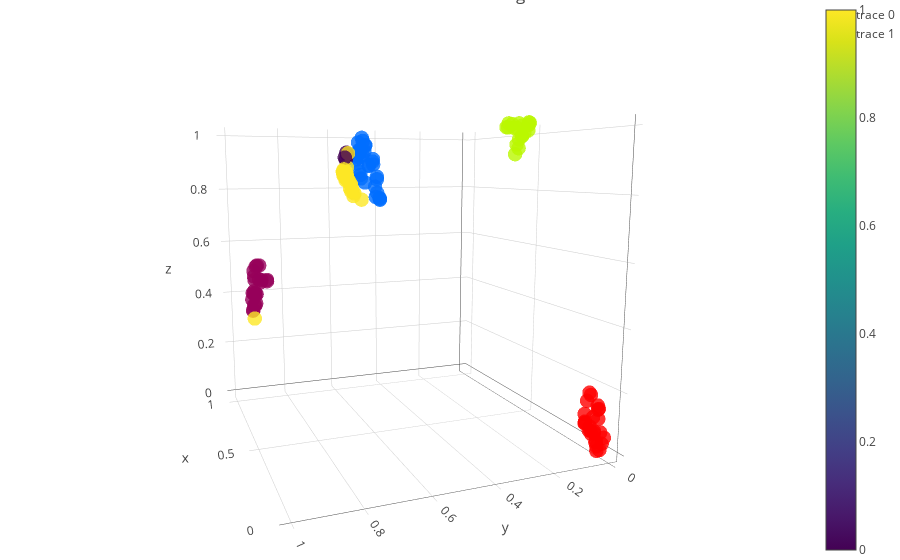

The notebook cell this image was saved under:
### Markdown cell above
## Plotting high dimensional clusters in lower dims

> Note that data points that cluster in higher dims do not *have* to cluster in lower dim UMAP projections

**Use the lower dims only for plotting and visual verification / data exploration**

### Code cell
data=[emb3d, val_emb3d]

fig = go.Figure(data=data, layout=layout)
iplot(fig, filename='lrp-val.html')
